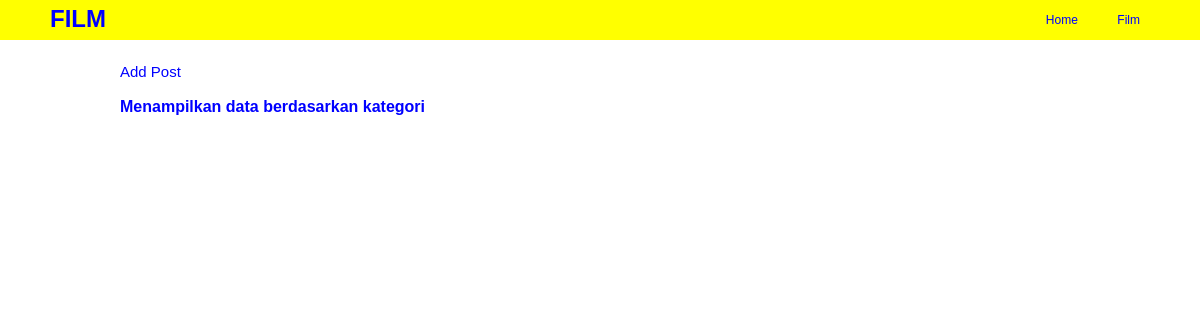
Page /film/ on the earlier database version.
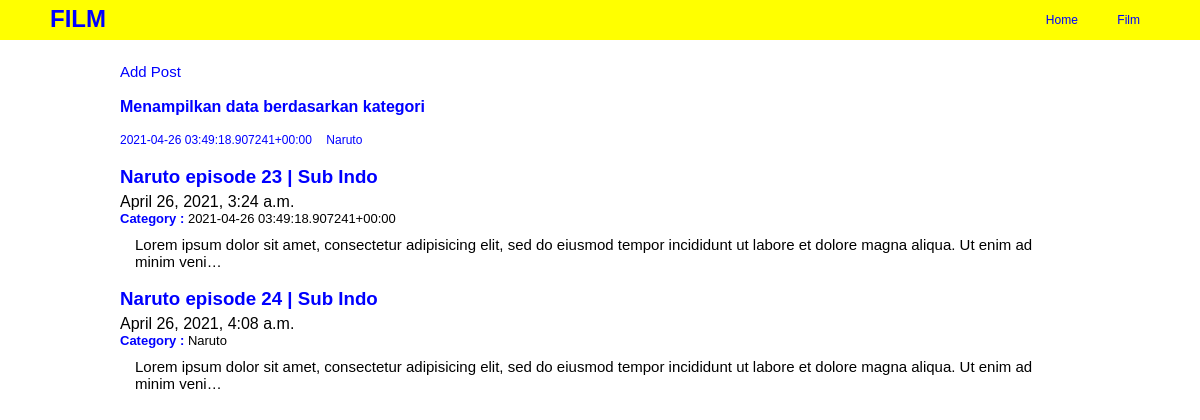
Same page on the later database version.
### film/models.py (models this page shows, shortened)
class Post(models.Model):
	headline = models.CharField(max_length=100)
	body = models.TextField()
	category = models.CharField(max_length=50, default='film favorit')
	publish = models.DateTimeField(auto_now_add=True)
	update = models.DateTimeField(auto_now=True)
	image = models.ImageField(blank=True, upload_to="image/")
	slug = models.SlugField(blank=True, editable=False)

### film/views.py (the view)
# urls.py: path('', views.index, name='index'),
def index(request):
	posts = Post.objects.all()
	categorys = Post.objects.values('category').distinct()
	context = {
		'title':'Film Terbaru',
		'categorys':categorys,
		'posts':posts,
	}
	return render(request, 'film/index.html', context)

### film/templates/film/index.html
{% extends "base.html" %}
{% block addPost %}
	<div class="add-post">
		<h2><a href="{% url 'film:addpost' %}">Add Post</a></h2>
	</div>
{% endblock addPost %}
{% block category %}
	<div class="category">
		<h4>Menampilkan data berdasarkan kategori</h4>
	</div>
{% endblock category %}
{% block contents %}
	<ul>
		{% for data_category in categorys %}
			<li>
				<a href="{% url 'film:category' categoryInput=data_category.category %}">{{data_category.category}}</a>
			</li>
		{% endfor %}
	</ul>
	<br>
	{% for post in posts %}
		<a href="{% url 'film:detail' slugInput=post.slug %}"><h3>{{post.headline}}</h3></a>
		<h4>{{post.publish}}</h4>
		<h5><b>Category : </b>{{post.category}}</h5>
		<p>{{post.body | truncatechars:150}}</p>
		<br>
	{% endfor %}
{% endblock contents %}

Differences in the rows shown:
added Post: headline "Naruto episode 23 | Sub Indo", publish "April 26, 2021, 3:24 a.m.", category "2021-04-26 03:49:18.907241+00:00", body "Lorem ipsum dolor sit amet, consectetur adipisicing elit, sed do eiusmod tempor incididunt ut labore et dolore magna aliqua. Ut enim ad minim veni…"
added Post: headline "Naruto episode 24 | Sub Indo", publish "April 26, 2021, 4:08 a.m.", category "Naruto", body "Lorem ipsum dolor sit amet, consectetur adipisicing elit, sed do eiusmod tempor incididunt ut labore et dolore magna aliqua. Ut enim ad minim veni…"
Other differences:
new list line: "2021-04-26 03:49:18.907241+00:00"
new list line: "Naruto"
